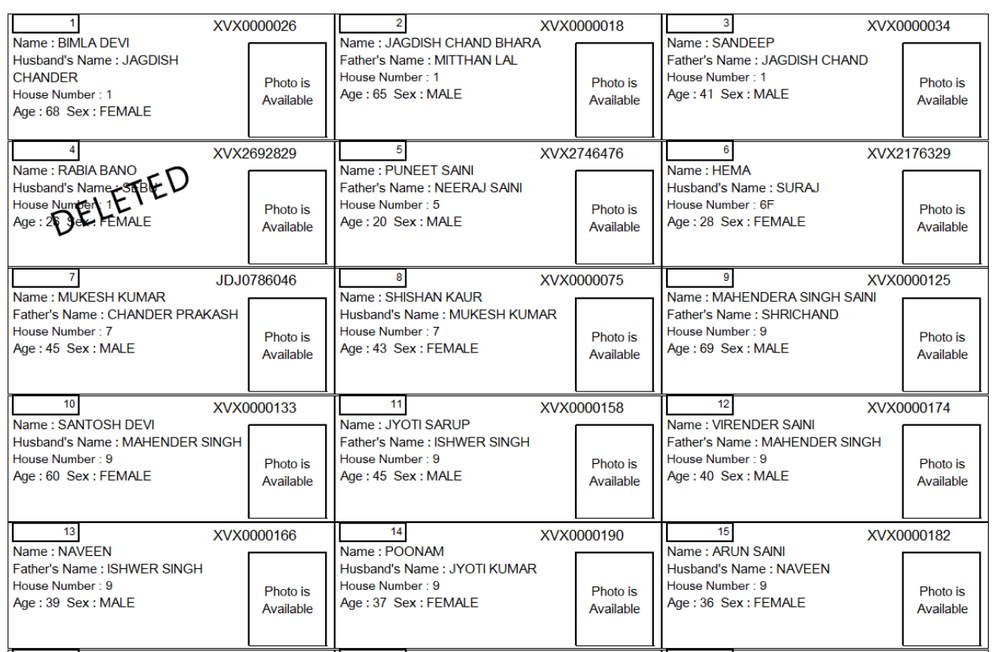
#> input picture test6.png, 1000 x 652 px, shrunk from 1240 x 808 before the run
$ python ocr_table_structure.py
#> lines starting #> are read from the running program, lines starting #| are printed output that depends on the picture; after the words box and inside, x2 and y2 are one past the last pixel; in counts of white or black regions, pixels touching at a corner belong together
import cv2
import numpy as np
from PIL import Image
import pytesseract

def sort_contours(cnts, method="left-to-right"):
    # initialize the reverse flag and sort index
    reverse = False
    i = 0

    # handle if we need to sort in reverse
    if method == "right-to-left" or method == "bottom-to-top":
        reverse = True

    # handle if we are sorting against the y-coordinate rather than
    # the x-coordinate of the bounding box
    if method == "top-to-bottom" or method == "bottom-to-top":
        i = 1

    # construct the list of bounding boxes and sort them from top to
    # bottom
    boundingBoxes = [cv2.boundingRect(c) for c in cnts]
    (cnts, boundingBoxes) = zip(*sorted(zip(cnts, boundingBoxes),
                                        key=lambda b: b[1][i], reverse=reverse))

    # return the list of sorted contours and bounding boxes
    return (cnts, boundingBoxes)

def box_extraction(img_for_box_extraction_path, cropped_dir_path):

#> called with img_for_box_extraction_path = 'test6.png', cropped_dir_path = './Cropped/'
    img = cv2.imread(img_for_box_extraction_path, 0)  # Read the image
#> img: shape (652, 1000); min 0, max 255, mean 232.9
    (thresh, img_bin) = cv2.threshold(img, 128, 255,
                                      cv2.THRESH_BINARY | cv2.THRESH_OTSU)  # Thresholding the image
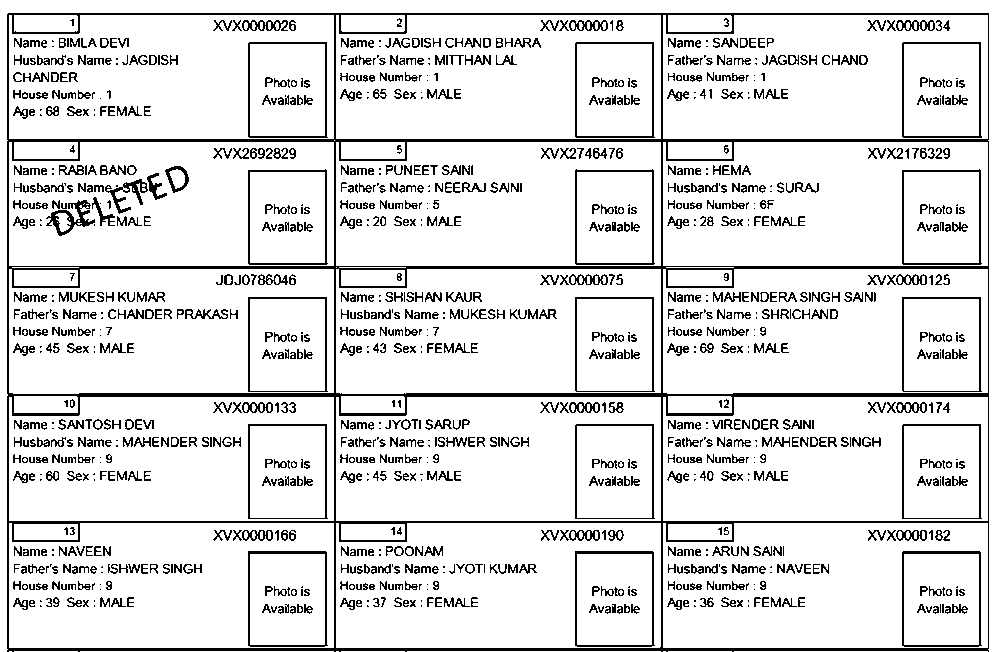
#> img_bin: shape (652, 1000); 87.9% white; black in thin lines or dots
#> thresh = 173
    img_bin = 255-img_bin  # Invert the image
#> img_bin: shape (652, 1000); 12.1% white in thin lines or dots

    cv2.imwrite("Image_bin.jpg",img_bin)

    # Defining a kernel length
    kernel_length = np.array(img).shape[1]//80
#> kernel_length = 12

    # A verticle kernel of (1 X kernel_length), which will detect all the verticle lines from the image.
    verticle_kernel = cv2.getStructuringElement(cv2.MORPH_RECT, (1, kernel_length))
#> verticle_kernel = [1, 1, 1, 1, 1, 1, 1, 1, 1, 1, 1, 1]
    # A horizontal kernel of (kernel_length X 1), which will help to detect all the horizontal line from the image.
    hori_kernel = cv2.getStructuringElement(cv2.MORPH_RECT, (kernel_length, 1))
    # A kernel of (3 X 3) ones.
    kernel = cv2.getStructuringElement(cv2.MORPH_RECT, (3, 3))

    # Morphological operation to detect verticle lines from an image
    img_temp1 = cv2.erode(img_bin, verticle_kernel, iterations=3)
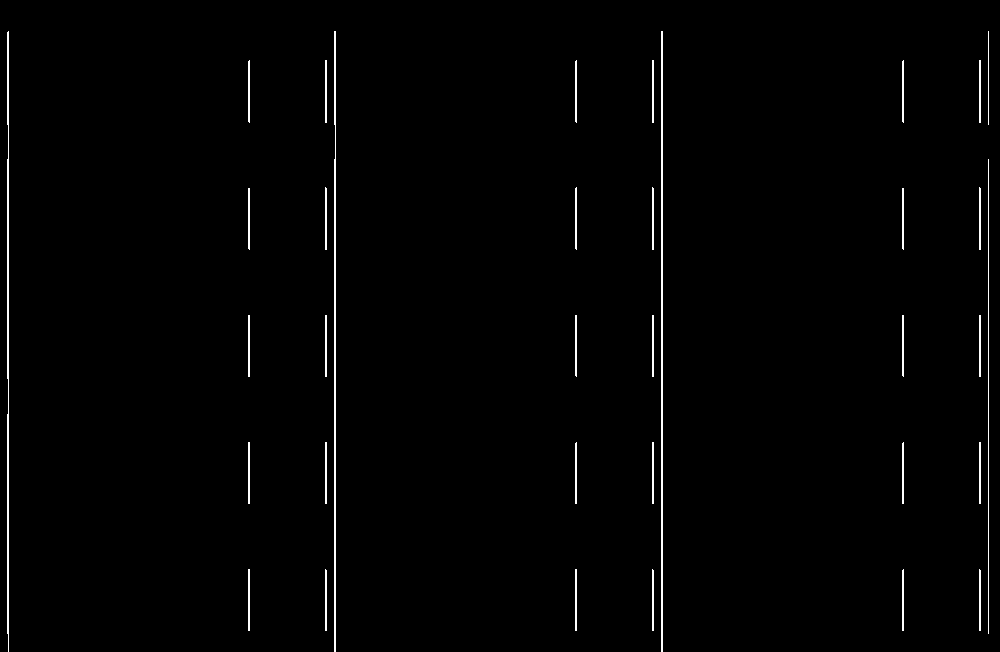
#> img_temp1: shape (652, 1000); 1.2% white in thin lines or dots
    verticle_lines_img = cv2.dilate(img_temp1, verticle_kernel, iterations=3)
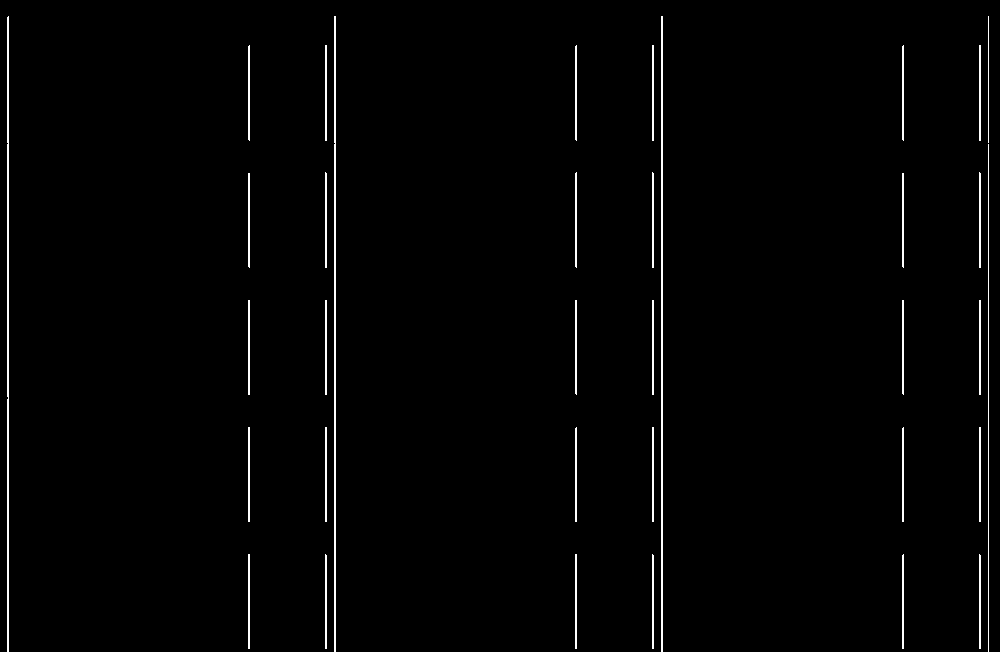
#> verticle_lines_img: shape (652, 1000); 1.6% white in thin lines or dots
    cv2.imwrite("verticle_lines.jpg",verticle_lines_img)

    # Morphological operation to detect horizontal lines from an image
    img_temp2 = cv2.erode(img_bin, hori_kernel, iterations=3)
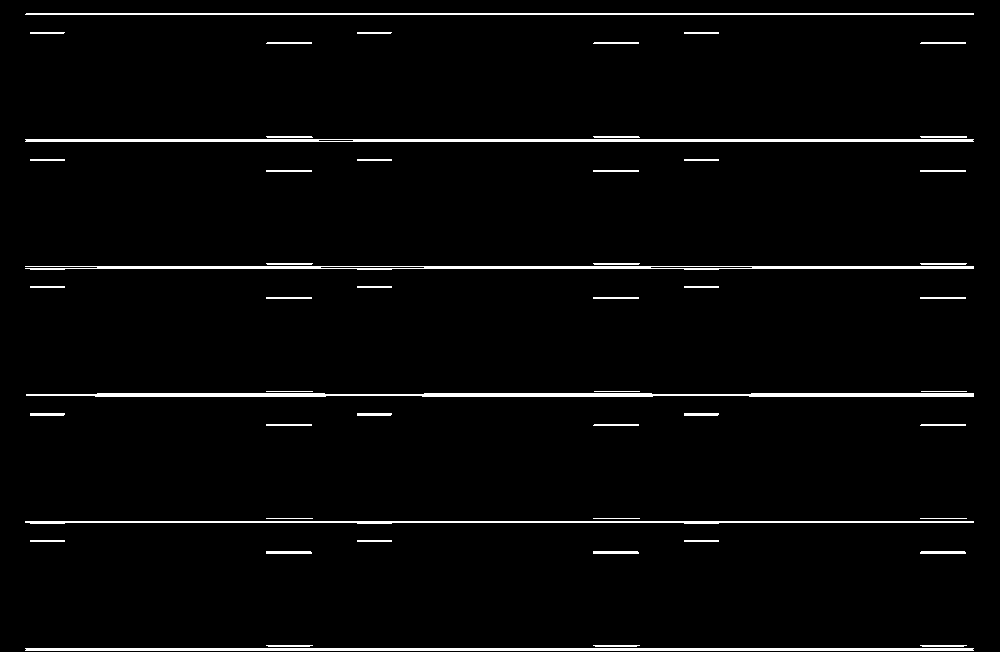
#> img_temp2: shape (652, 1000); 3% white; 51 white regions, largest, box (x1, y1, x2, y2) and area: (26, 393, 974, 397) 3262, (25, 648, 974, 651) 2845, (25, 139, 974, 142) 2811
    horizontal_lines_img = cv2.dilate(img_temp2, hori_kernel, iterations=3)
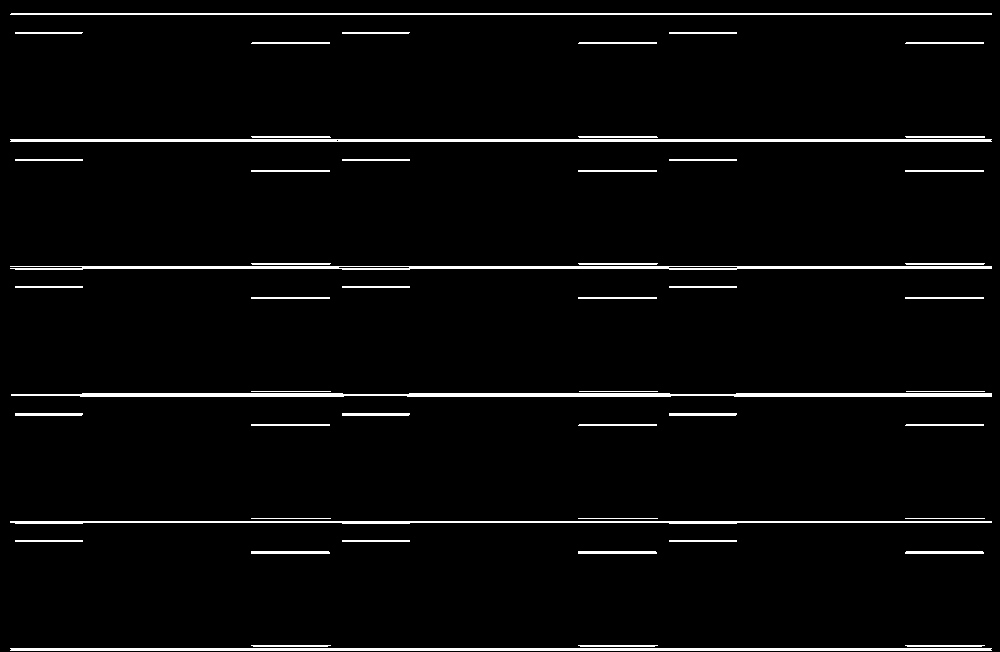
#> horizontal_lines_img: shape (652, 1000); 3.6% white; 51 white regions, largest, box (x1, y1, x2, y2) and area: (11, 393, 992, 397) 3526, (10, 648, 992, 651) 2944, (10, 139, 992, 142) 2943
    cv2.imwrite("horizontal_lines.jpg",horizontal_lines_img)

    # Weighting parameters, this will decide the quantity of an image to be added to make a new image.
    alpha = 0.5
    beta = 1.0 - alpha
    # This function helps to add two image with specific weight parameter to get a third image as summation of two image.
    img_final_bin = cv2.addWeighted(verticle_lines_img, alpha, horizontal_lines_img, beta, 0.0)
    img_final_bin = cv2.erode(~img_final_bin, kernel, iterations=2)
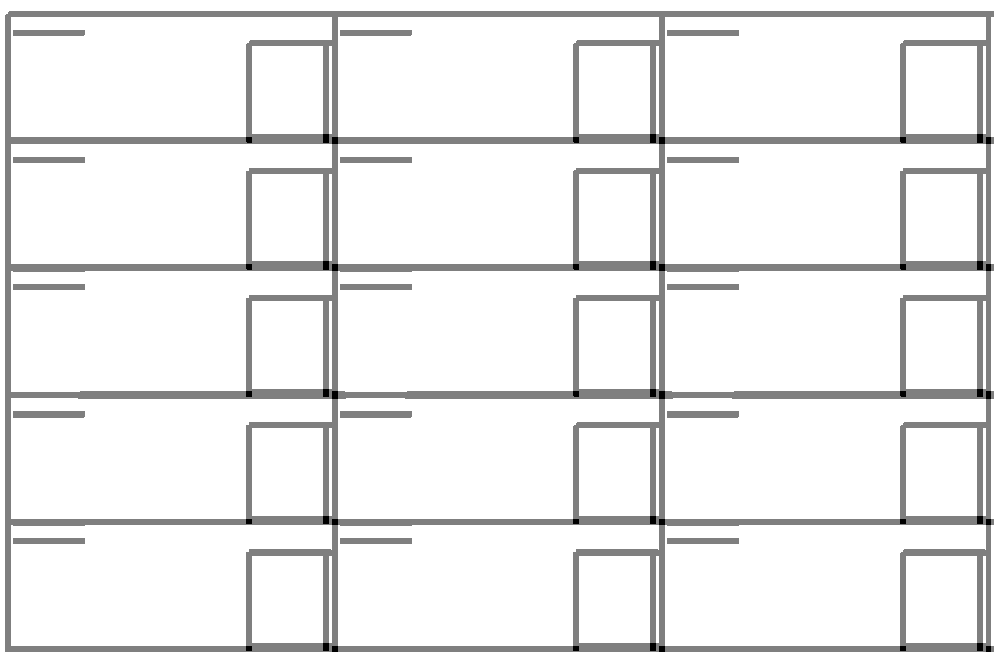
#> img_final_bin: shape (652, 1000); min 0, max 255, mean 237.5
    (thresh, img_final_bin) = cv2.threshold(img_final_bin, 128, 255, cv2.THRESH_BINARY | cv2.THRESH_OTSU)
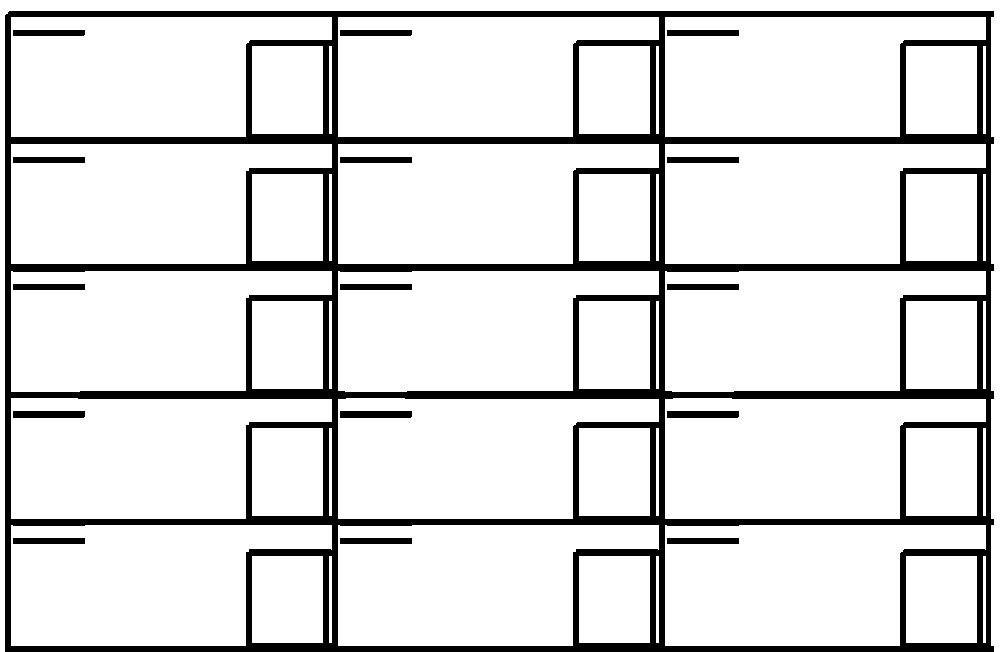
#> img_final_bin: shape (652, 1000); 86.6% white; 16 black regions
#> thresh = 127

    # For Debugging
    # Enable this line to see verticle and horizontal lines in the image which is used to find boxes
    cv2.imwrite("img_final_bin.jpg",img_final_bin)
    # Find contours for image, which will detect all the boxes
    (contours, hierarchy) = cv2.findContours(img_final_bin, cv2.RETR_TREE, cv2.CHAIN_APPROX_SIMPLE)
#> contours = 61 contours; largest, box (x1, y1, x2, y2) and area: (665, 525, 986, 646) 30000, (338, 525, 659, 646) 29996, (11, 525, 332, 646) 29996, (665, 144, 986, 264) 29834, (11, 144, 332, 264) 29834
    # Sort all the contours by top to bottom.
    (contours, boundingBoxes) = sort_contours(contours, method="top-to-bottom")
#> in sort_contours, `boundingBoxes = [cv2.boundingRect(c) for c in cnts]`: boundingBoxes = 61 items, first 6: (983, 556, 3, 87), (906, 556, 71, 87), (656, 556, 3, 87), (579, 556, 71, 87), (329, 556, 3, 87), (252, 556, 71, 87)
#> in sort_contours, `(cnts, boundingBoxes) = zip(*sorted(zip(cnts, boundingBoxes), key=lamb..`: cnts has the same summary as contours in box_extraction; boundingBoxes = 61 items, first 6: (0, 0, 1000, 652), (665, 17, 321, 120), (338, 17, 321, 120), (11, 17, 321, 120), (666, 29, 74, 8), (339, 29, 74, 8)

    idx = 0
    for c in contours:
        # Returns the location and width,height for every contour
        x, y, w, h = cv2.boundingRect(c)
#> x = 0; y = 0; w = 1000; h = 652

        # If the box height is greater then 20, widht is >80, then only save it as a box in "cropped/" folder.
        # if (w > 10 and h > 5) and w > 3*h:
        idx += 1
        new_img = img[y:y+h, x:x+w]
        cv2.imwrite(cropped_dir_path+str(idx) + '.png', new_img)
        text = pytesseract.image_to_string(Image.open(cropped_dir_path+str(idx) + '.png'))

        print(text)
    # For Debugging
    # Enable this line to see all contours.
    cv2.drawContours(img, contours, -1, (0, 0, 255), 3)
    cv2.imwrite("./Temp/img_contour.jpg", img)


box_extraction("test6.png", "./Cropped/")
#> (the call stopped at in box_extraction, `text = pytesseract.image_to_string(Image.open(cropped_dir_path+str(idx..`: pytesseract is not available in this run)

$ run again, with 41.jpg saved as test6.png
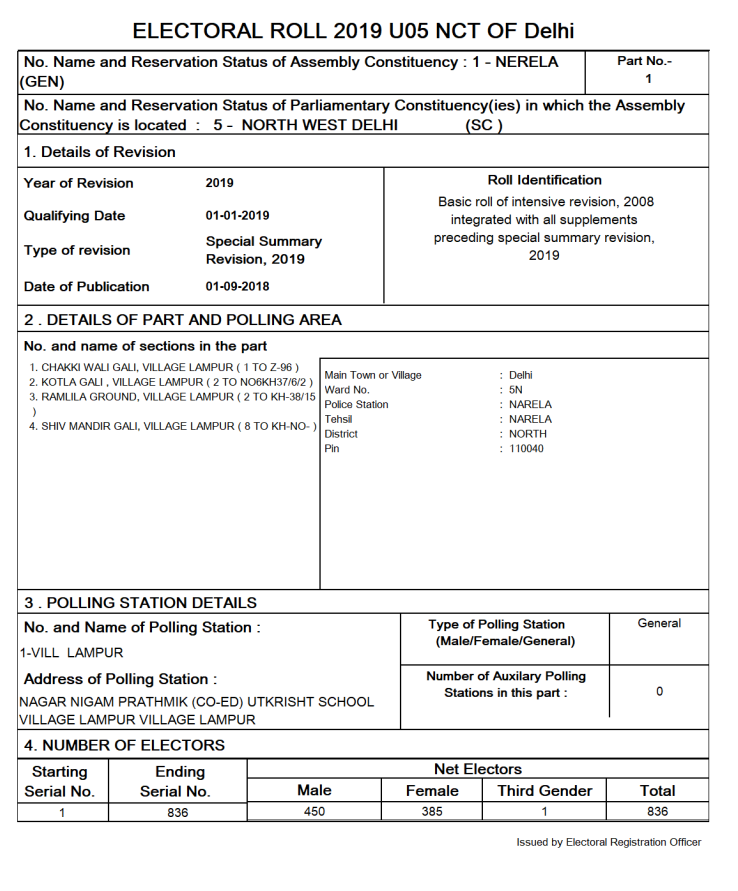
#> input picture 41.jpg, 738 x 891 px
#> in box_extraction, `(thresh, img_bin) = cv2.threshold(img, 128, 255, cv2.THRESH_BINARY | c..`:
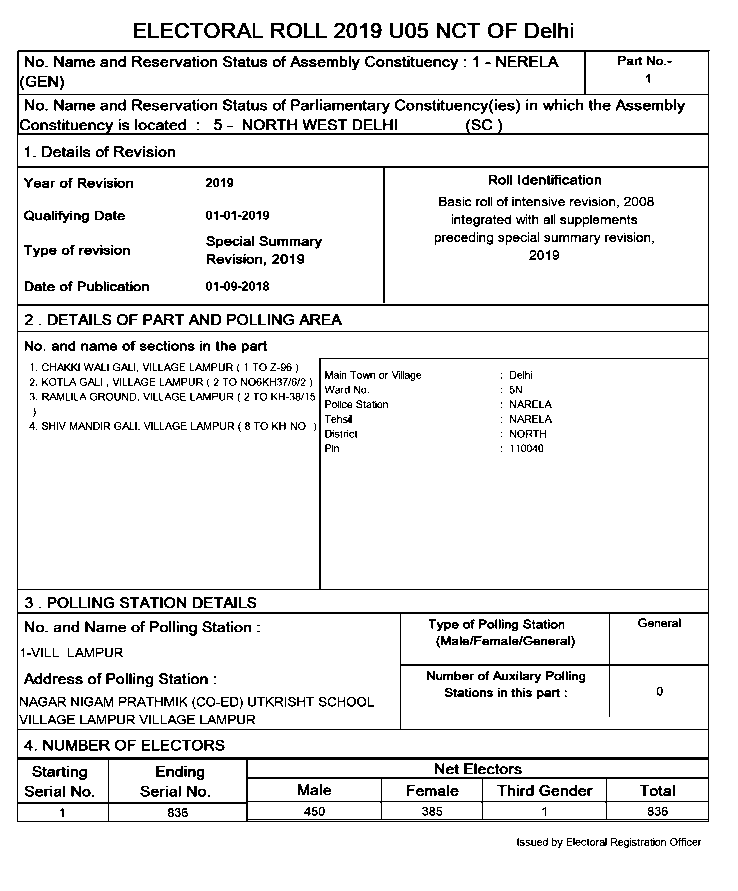
#> img_bin: shape (891, 738); 91.7% white; black in thin lines or dots, all inside (x1, y1, x2, y2) = (17, 23, 710, 848)
#> in box_extraction, `(thresh, img_bin) = cv2.threshold(img, 128, 255, cv2.THRESH_BINARY | c..`: thresh = 160
#> img_temp1: shape (891, 738); 0.39% white in thin lines or dots, all inside (x1, y1, x2, y2) = (17, 62, 709, 810)
#> verticle_lines_img: shape (891, 738); 0.46% white in thin lines or dots, all inside (x1, y1, x2, y2) = (17, 50, 709, 822)
#> img_temp2: shape (891, 738); 2.3% white in thin lines or dots, all inside (x1, y1, x2, y2) = (29, 50, 698, 822)
#> horizontal_lines_img: shape (891, 738); 2.4% white in thin lines or dots, all inside (x1, y1, x2, y2) = (17, 50, 710, 822)
#> in box_extraction, `(thresh, img_final_bin) = cv2.threshold(img_final_bin, 128, 255, cv2.T..`:
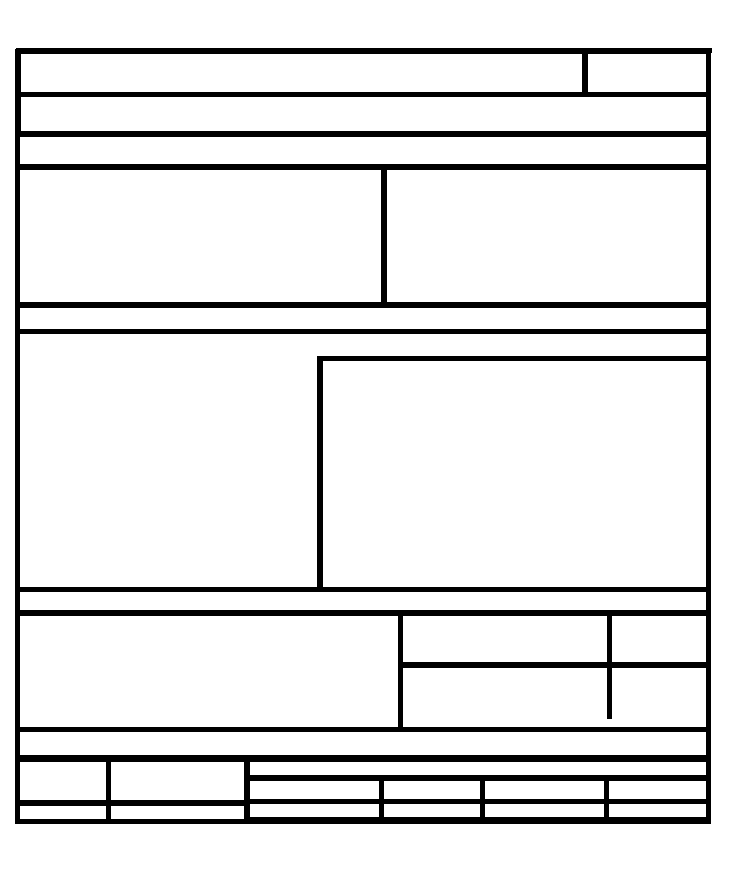
#> img_final_bin: shape (891, 738); 90% white; 1 black region
#> in box_extraction, `(thresh, img_final_bin) = cv2.threshold(img_final_bin, 128, 255, cv2.T..`: thresh = 127
#> contours = 30 contours; largest, box (x1, y1, x2, y2) and area: (0, 0, 738, 891) 655930, (14, 47, 713, 825) 541571, (323, 361, 706, 587) 85950, (20, 334, 706, 587) 82762, (20, 170, 381, 302) 47160
#> in sort_contours, `boundingBoxes = [cv2.boundingRect(c) for c in cnts]`: boundingBoxes = 30 items, first 6: (0, 0, 738, 891), (14, 47, 699, 778), (111, 806, 133, 13), (20, 806, 86, 13), (609, 804, 97, 13), (485, 804, 119, 13)
#> in sort_contours, `(cnts, boundingBoxes) = zip(*sorted(zip(cnts, boundingBoxes), key=lamb..`: cnts has the same summary as contours in box_extraction; boundingBoxes = 30 items, first 6: (0, 0, 738, 891), (14, 47, 699, 778), (588, 54, 118, 38), (21, 54, 561, 38), (21, 97, 685, 34), (20, 137, 686, 27)
#> x = 0; w = 738; h = 891
